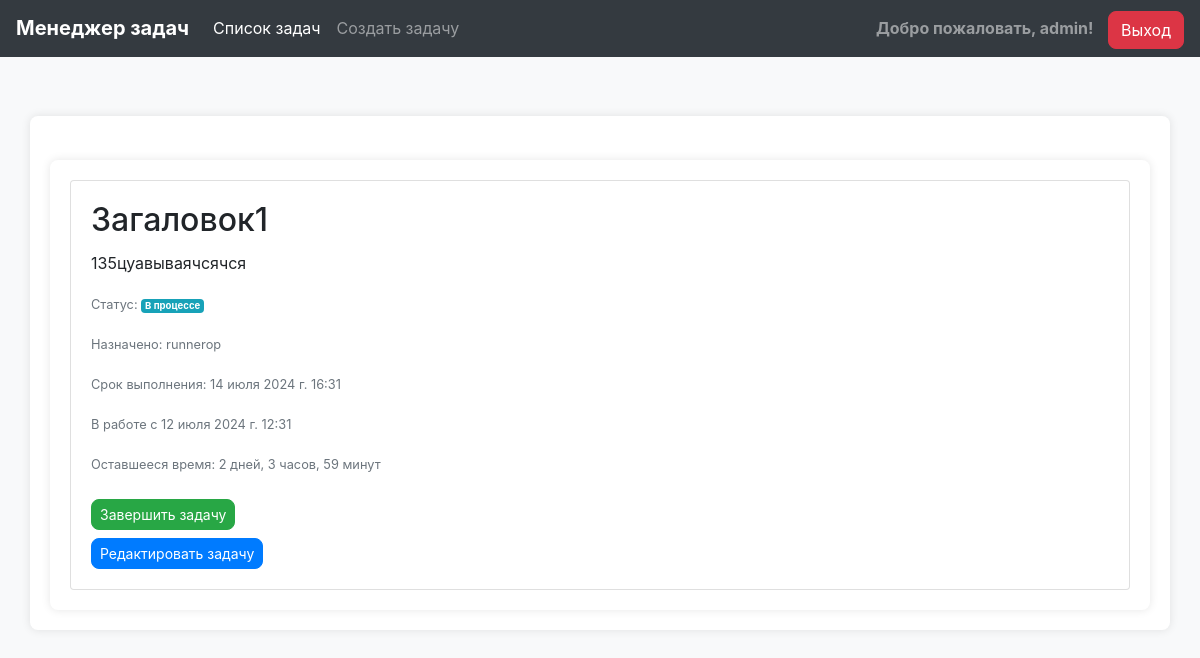
Page /task/30/ (signed in) on the committed database.
### tasks/models.py (models this page shows, shortened)
class Task(models.Model):
    STATUS_CHOICES = [
        ('todo', 'К выполнению'),
        ('in_progress', 'В процессе'),
        ('done', 'Завершено')
    ]
    title = models.CharField('Название задачи', max_length=255)
    description = models.TextField('Описание')
    assigned_to = models.ForeignKey(User, verbose_name='Назначено на', on_delete=models.CASCADE)
    due_date = models.DateField('Срок выполнения')
    due_time = models.TimeField('Время выполнения', default='00:00:00')
    status = models.CharField('Статус', max_length=50, choices=STATUS_CHOICES, default='todo')
    completion_time = models.DateTimeField('Время завершения', null=True, blank=True)
    start_time = models.DateTimeField('Время начала работы', null=True, blank=True)
    in_progress_by = models.ForeignKey(User, on_delete=models.SET_NULL, null=True, blank=True, related_name='in_progress_tasks')
    def format_timedelta(self, td):
        days = td.days
        hours, remainder = divmod(td.seconds, 3600)
        minutes, seconds = divmod(remainder, 60)
        if days > 0:
            return f'{days} дней, {hours} часов, {minutes} минут'
        elif hours > 0:
            return f'{hours} часов, {minutes} минут'
        elif minutes > 0:
            return f'{minutes} минут'
        else:
            return f'{seconds} секунд'
    def remaining_time(self):
        if self.status in ['todo', 'in_progress'] and self.due_date and self.due_time:
            now = timezone.localtime(timezone.now(), timezone.get_current_timezone())
            due_datetime = timezone.make_aware(timezone.datetime.combine(self.due_date, self.due_time))
            if self.status == 'todo':
                remaining = due_datetime - now
            elif self.status == 'in_progress':
                remaining = due_datetime - self.start_time
            return self.format_timedelta(remaining)
        return ""

### tasks/views.py (the view)
# urls.py: path('task/<int:pk>/', views.task_detail, name='task_detail'),
@login_required
def task_detail(request, pk):
    task = get_object_or_404(Task, pk=pk)
    if request.method == 'POST' and 'start_working' in request.POST:
        task.start_working(request.user)
        return redirect('task_detail', pk=pk)  # Перенаправляем на страницу деталей задачи
    return render(request, 'tasks/task_detail.html', {'task': task})

### tasks/templates/tasks/task_detail.html (shortened to what this page needs)
{% extends 'base.html' %}
{% block content %}
    <div class="container mt-4">
        <div class="card">
            <div class="card-body">
                <h2 class="card-title">{{ task.title }}</h2>
                <p class="card-text">{{ task.description }}</p>
                <p class="card-text"><small class="text-muted">Статус: <span class="badge badge-info">{{ task.get_status_display }}</span></small></p>
                <p class="card-text"><small class="text-muted">Назначено: {{ task.assigned_to.username }}</small></p>
                <p class="card-text"><small class="text-muted">Срок выполнения: {{ task.due_date }} {{ task.due_time }}</small></p>
                {% if task.status == 'in_progress' %}
                    {% if not task.start_time %}
                        <form method="post" action="{% url 'task_detail' pk=task.pk %}">
                            {% csrf_token %}
                            <button type="submit" name="start_working" class="btn btn-primary btn-sm">Взять в работу</button>
                        </form>
                    {% else %}
                        <p class="card-text"><small class="text-muted">В работе с {{ task.start_time }}</small></p>
                        <p class="card-text"><small class="text-muted">Оставшееся время: {{ task.remaining_time }}</small></p>
                    {% endif %}
                    <form method="post" action="{% url 'task_complete' task.pk %}">
                        <button type="submit" class="btn btn-success btn-sm mt-2">Завершить задачу</button>
                    </form>
                {% elif task.status == 'todo' %}
                    <form method="post" action="{% url 'task_detail' pk=task.pk %}">
                        {% csrf_token %}
                        <button type="submit" name="start_working" class="btn btn-primary btn-sm">Взять в работу</button>
                    </form>
                {% endif %}
                <a href="{% url 'task_edit' task.pk %}" class="btn btn-primary btn-sm mt-2">Редактировать задачу</a>
            </div>
        </div>
    </div>
{% endblock %}

### templates/base.html (shortened to what this page needs)
<!DOCTYPE html>
<html lang="ru">
<head>
    <link rel="stylesheet" href="https://stackpath.bootstrapcdn.com/bootstrap/4.5.2/css/bootstrap.min.css">
</head>
<body>
    <nav class="navbar navbar-expand-md navbar-dark bg-dark fixed-top">
        <a class="navbar-brand" href="#">Менеджер задач</a>
        <div class="collapse navbar-collapse" id="navbarCollapse">
            <ul class="navbar-nav mr-auto">
                <li class="nav-item active">
                    <a class="nav-link" href="{% url 'task_list' %}">Список задач</a>
                </li>
                <li class="nav-item">
                    <a class="nav-link" href="{% url 'task_create' %}">Создать задачу</a>
                </li>
            </ul>
            <ul class="navbar-nav ml-auto">
                {% if user.is_authenticated %}
                    <li class="nav-item">
                        <span class="navbar-text welcome-text">
                            Добро пожаловать, {{ user.username }}!
                        </span>
                        <form action="{% url 'logout' %}" method="post" style="display: inline;">
                            <button type="submit" class="btn btn-danger logout-btn">Выход</button>
                        </form>
                    </li>
                {% endif %}
            </ul>
        </div>
    </nav>
    <main role="main" class="container">
        {% block content %}
        {% endblock %}
    </main>
</body>
</html>

### templates/base.html (style rules this page uses)
body { padding-top: 6rem; background-color: #f8f9fa; }
.navbar { background-color: #343a40; }
.navbar-brand { font-weight: bold; }
.navbar-text { color: #ffffff; font-size: 14px; }
.navbar-nav .nav-link { color: #ffffff; }
.container { background-color: #ffffff; box-shadow: 0 0 10px rgba(0,0,0,0.1); border-radius: 8px; padding: 20px; margin-top: 20px; }
.btn { border-radius: 8px; }
.welcome-text { font-size: 16px; font-weight: bold; margin-right: 10px; }
.logout-btn { background-color: #dc3545; border-color: #dc3545; }

### rows in the picture
Task: title "Загаловок1", description "135цуавываячсячся", status "В процессе", assigned_to.username "runnerop", due_date "14 июля 2024 г.", due_time "16:31", start_time "12 июля 2024 г. 12:31", remaining_time "2 дней, 3 часов, 59 минут"

### other values in the picture
{{ user.username }} "admin"
